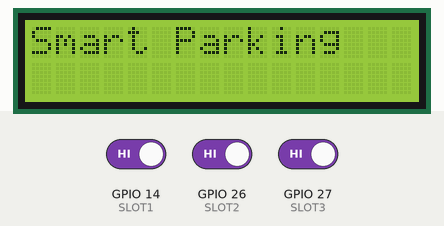
Simulated run of this sketch. Board: ESP32. Parts: 16×2 character LCD. The inputs (shaded band) are chosen by the test bench; at power-on: GPIO 14 (SLOT1) HIGH, GPIO 26 (SLOT2) HIGH, GPIO 27 (SLOT3) HIGH. WiFi joins after 1.5 s; servers stay silent unless stated.

Above: at 1.9 s.
At 4.0 s:
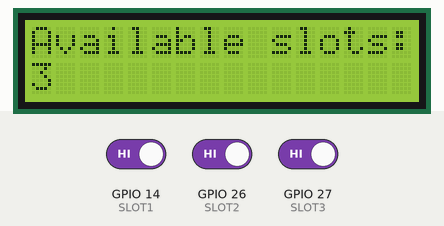
4.1 s: GPIO 14 (SLOT1) driven LOW
At 5.8 s:
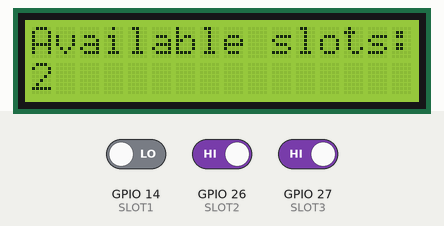
6.8 s: GPIO 26 (SLOT2) driven LOW
At 8.1 s:
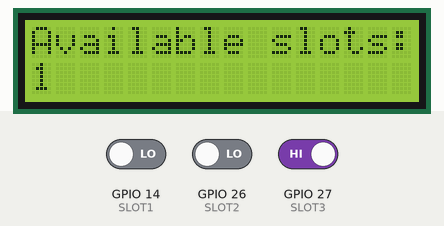
9.5 s: GPIO 27 (SLOT3) driven LOW
At 11.5 s:
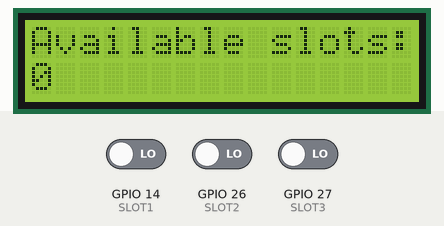
Timing chart, 0 to 13.0 s (numbered marks = the images above; inputs shaded):
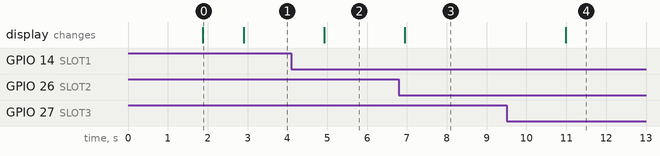

Measured:
- after the input at 4.1 s, the display: changes after 0.82 s (image 2)
- after the input at 6.8 s, the display: changes after 0.14 s (image 3)
- after the input at 9.5 s, the display: changes after 1.5 s (image 4)
- what the display in image 0 shows lasts 1.0 s, from 1.9 s to 2.9 s

The sketch:

smart-parking.ino
```cpp
// Define Blynk template credentials (mandatory for Blynk 2.0)
#define BLYNK_TEMPLATE_ID "TMPL3dKJTBwmb"
#define BLYNK_TEMPLATE_NAME "SmartParking"
#define BLYNK_AUTH_TOKEN "W14XdIAheKyUrEeUElY44Ki1LEnpon8c"
#define BLYNK_PRINT Serial

#include <Wire.h>
#include <LiquidCrystal_I2C.h>
#include <WiFi.h>
#include <BlynkSimpleEsp32.h>

// LCD setup (I2C address 0x27, 16 columns, 2 rows)
LiquidCrystal_I2C lcd(0x27, 16, 2);

// IR sensor pin assignments
#define SLOT1 14
#define SLOT2 26
#define SLOT3 27

// WiFi credentials
char ssid[] = "VIRUS";
char pass[] = "VIRUS123";

// Variables to store sensor values
int slot1Status, slot2Status, slot3Status;

void setup() {
  // Serial monitor for debugging
  Serial.begin(115200);

  // Initialize LCD
  lcd.init();
  lcd.backlight();

  // Set IR sensor pins as input
  pinMode(SLOT1, INPUT);
  pinMode(SLOT2, INPUT);
  pinMode(SLOT3, INPUT);

  // Start Blynk connection
  Blynk.begin(BLYNK_AUTH_TOKEN, ssid, pass);

  // Welcome message
  lcd.setCursor(0, 0);
  lcd.print("Smart Parking");
  delay(1000);
}

void loop() {
  Blynk.run();

  // Read IR sensor values
  slot1Status = digitalRead(SLOT1);
  slot2Status = digitalRead(SLOT2);
  slot3Status = digitalRead(SLOT3);

  // Update LCD display
  lcd.clear();
  lcd.setCursor(0, 0);
  lcd.print("Available slots:");

  lcd.setCursor(0, 1);
  lcd.print(slot1Status + slot2Status + slot3Status);

  // Send slot status to Blynk app
  Blynk.virtualWrite(V0, (slot1Status == LOW) ? 1 : 0);
  Blynk.virtualWrite(V1, (slot2Status == LOW) ? 1 : 0);
  Blynk.virtualWrite(V2, (slot3Status == LOW) ? 1 : 0);

  delay(2000);  // Delay for readability and avoid spamming Blynk
}
```
